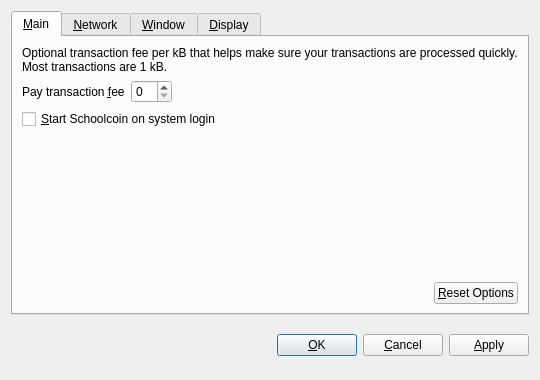
<?xml version="1.0" encoding="UTF-8"?>
<ui version="4.0">
 <class>OptionsDialog</class>
 <widget class="QDialog" name="OptionsDialog">
  <property name="geometry">
   <rect>
    <x>0</x>
    <y>0</y>
    <width>540</width>
    <height>380</height>
   </rect>
  </property>
  <property name="windowTitle">
   <string>Options</string>
  </property>
  <property name="modal">
   <bool>true</bool>
  </property>
  <layout class="QVBoxLayout" name="verticalLayout">
   <item>
    <widget class="QTabWidget" name="tabWidget">
     <property name="tabPosition">
      <enum>QTabWidget::North</enum>
     </property>
     <property name="currentIndex">
      <number>0</number>
     </property>
     <widget class="QWidget" name="tabMain">
      <attribute name="title">
       <string>&amp;Main</string>
      </attribute>
      <layout class="QVBoxLayout" name="verticalLayout_Main">
       <item>
        <widget class="QLabel" name="transactionFeeInfoLabel">
         <property name="text">
          <string>Optional transaction fee per kB that helps make sure your transactions are processed quickly. Most transactions are 1 kB.</string>
         </property>
         <property name="textFormat">
          <enum>Qt::PlainText</enum>
         </property>
         <property name="wordWrap">
          <bool>true</bool>
         </property>
        </widget>
       </item>
       <item>
        <layout class="QHBoxLayout" name="horizontalLayout_1_Main">
         <item>
          <widget class="QLabel" name="transactionFeeLabel">
           <property name="text">
            <string>Pay transaction &amp;fee</string>
           </property>
           <property name="textFormat">
            <enum>Qt::PlainText</enum>
           </property>
           <property name="buddy">
            <cstring>transactionFee</cstring>
           </property>
          </widget>
         </item>
         <item>
          <widget class="BitcoinAmountField" name="transactionFee"/>
         </item>
         <item>
          <spacer name="horizontalSpacer_1_Main">
           <property name="orientation">
            <enum>Qt::Horizontal</enum>
           </property>
           <property name="sizeHint" stdset="0">
            <size>
             <width>40</width>
             <height>20</height>
            </size>
           </property>
          </spacer>
         </item>
        </layout>
       </item>
       <item>
        <widget class="QCheckBox" name="bitcoinAtStartup">
         <property name="toolTip">
          <string>Automatically start Schoolcoin after logging in to the system.</string>
         </property>
         <property name="text">
          <string>&amp;Start Schoolcoin on system login</string>
         </property>
        </widget>
       </item>
       <item>
        <spacer name="verticalSpacer_Main">
         <property name="orientation">
          <enum>Qt::Vertical</enum>
         </property>
         <property name="sizeHint" stdset="0">
          <size>
           <width>20</width>
           <height>40</height>
          </size>
         </property>
        </spacer>
       </item>
       <item>
        <layout class="QHBoxLayout" name="horizontalLayout_2_Main">
         <item>
          <spacer name="horizontalSpacer_2_Main">
           <property name="orientation">
            <enum>Qt::Horizontal</enum>
           </property>
           <property name="sizeHint" stdset="0">
            <size>
             <width>40</width>
             <height>20</height>
            </size>
           </property>
          </spacer>
         </item>
         <item>
          <widget class="QPushButton" name="resetButton">
           <property name="toolTip">
            <string>Reset all client options to default.</string>
           </property>
           <property name="text">
            <string>&amp;Reset Options</string>
           </property>
           <property name="autoDefault">
            <bool>false</bool>
           </property>
          </widget>
         </item>
        </layout>
       </item>
      </layout>
     </widget>
     <widget class="QWidget" name="tabNetwork">
      <attribute name="title">
       <string>&amp;Network</string>
      </attribute>
      <layout class="QVBoxLayout" name="verticalLayout_Network">
       <item>
        <widget class="QCheckBox" name="mapPortUpnp">
         <property name="toolTip">
          <string>Automatically open the Schoolcoin client port on the router. This only works when your router supports UPnP and it is enabled.</string>
         </property>
         <property name="text">
          <string>Map port using &amp;UPnP</string>
         </property>
        </widget>
       </item>
       <item>
        <widget class="QCheckBox" name="connectSocks">
         <property name="toolTip">
          <string>Connect to the Schoolcoin network through a SOCKS proxy (e.g. when connecting through Tor).</string>
         </property>
         <property name="text">
          <string>&amp;Connect through SOCKS proxy:</string>
         </property>
        </widget>
       </item>
       <item>
        <layout class="QHBoxLayout" name="horizontalLayout_Network">
         <item>
          <widget class="QLabel" name="proxyIpLabel">
           <property name="text">
            <string>Proxy &amp;IP:</string>
           </property>
           <property name="textFormat">
            <enum>Qt::PlainText</enum>
           </property>
           <property name="buddy">
            <cstring>proxyIp</cstring>
           </property>
          </widget>
         </item>
         <item>
          <widget class="QValidatedLineEdit" name="proxyIp">
           <property name="maximumSize">
            <size>
             <width>140</width>
             <height>16777215</height>
            </size>
           </property>
           <property name="toolTip">
            <string>IP address of the proxy (e.g. 127.0.0.1)</string>
           </property>
          </widget>
         </item>
         <item>
          <widget class="QLabel" name="proxyPortLabel">
           <property name="text">
            <string>&amp;Port:</string>
           </property>
           <property name="textFormat">
            <enum>Qt::PlainText</enum>
           </property>
           <property name="buddy">
            <cstring>proxyPort</cstring>
           </property>
          </widget>
         </item>
         <item>
          <widget class="QLineEdit" name="proxyPort">
           <property name="maximumSize">
            <size>
             <width>55</width>
             <height>16777215</height>
            </size>
           </property>
           <property name="toolTip">
            <string>Port of the proxy (e.g. 9050)</string>
           </property>
          </widget>
         </item>
         <item>
          <widget class="QLabel" name="socksVersionLabel">
           <property name="text">
            <string>SOCKS &amp;Version:</string>
           </property>
           <property name="textFormat">
            <enum>Qt::PlainText</enum>
           </property>
           <property name="buddy">
            <cstring>socksVersion</cstring>
           </property>
          </widget>
         </item>
         <item>
          <widget class="QValueComboBox" name="socksVersion">
           <property name="toolTip">
            <string>SOCKS version of the proxy (e.g. 5)</string>
           </property>
          </widget>
         </item>
         <item>
          <spacer name="horizontalSpacer_Network">
           <property name="orientation">
            <enum>Qt::Horizontal</enum>
           </property>
           <property name="sizeHint" stdset="0">
            <size>
             <width>40</width>
             <height>20</height>
            </size>
           </property>
          </spacer>
         </item>
        </layout>
       </item>
       <item>
        <spacer name="verticalSpacer_Network">
         <property name="orientation">
          <enum>Qt::Vertical</enum>
         </property>
         <property name="sizeHint" stdset="0">
          <size>
           <width>20</width>
           <height>40</height>
          </size>
         </property>
        </spacer>
       </item>
      </layout>
     </widget>
     <widget class="QWidget" name="tabWindow">
      <attribute name="title">
       <string>&amp;Window</string>
      </attribute>
      <layout class="QVBoxLayout" name="verticalLayout_Window">
       <item>
        <widget class="QCheckBox" name="minimizeToTray">
         <property name="toolTip">
          <string>Show only a tray icon after minimizing the window.</string>
         </property>
         <property name="text">
          <string>&amp;Minimize to the tray instead of the taskbar</string>
         </property>
        </widget>
       </item>
       <item>
        <widget class="QCheckBox" name="minimizeOnClose">
         <property name="toolTip">
          <string>Minimize instead of exit the application when the window is closed. When this option is enabled, the application will be closed only after selecting Quit in the menu.</string>
         </property>
         <property name="text">
          <string>M&amp;inimize on close</string>
         </property>
        </widget>
       </item>
       <item>
        <spacer name="verticalSpacer_Window">
         <property name="orientation">
          <enum>Qt::Vertical</enum>
         </property>
         <property name="sizeHint" stdset="0">
          <size>
           <width>20</width>
           <height>40</height>
          </size>
         </property>
        </spacer>
       </item>
      </layout>
     </widget>
     <widget class="QWidget" name="tabDisplay">
      <attribute name="title">
       <string>&amp;Display</string>
      </attribute>
      <layout class="QVBoxLayout" name="verticalLayout_Display">
       <item>
        <layout class="QHBoxLayout" name="horizontalLayout_1_Display">
         <item>
          <widget class="QLabel" name="langLabel">
           <property name="text">
            <string>User Interface &amp;language:</string>
           </property>
           <property name="textFormat">
            <enum>Qt::PlainText</enum>
           </property>
           <property name="buddy">
            <cstring>lang</cstring>
           </property>
          </widget>
         </item>
         <item>
          <widget class="QValueComboBox" name="lang">
           <property name="toolTip">
            <string>The user interface language can be set here. This setting will take effect after restarting Schoolcoin.</string>
           </property>
          </widget>
         </item>
        </layout>
       </item>
       <item>
        <layout class="QHBoxLayout" name="horizontalLayout_2_Display">
         <item>
          <widget class="QLabel" name="unitLabel">
           <property name="text">
            <string>&amp;Unit to show amounts in:</string>
           </property>
           <property name="textFormat">
            <enum>Qt::PlainText</enum>
           </property>
           <property name="buddy">
            <cstring>unit</cstring>
           </property>
          </widget>
         </item>
         <item>
          <widget class="QValueComboBox" name="unit">
           <property name="toolTip">
            <string>Choose the default subdivision unit to show in the interface and when sending coins.</string>
           </property>
          </widget>
         </item>
        </layout>
       </item>
       <item>
        <widget class="QCheckBox" name="displayAddresses">
         <property name="toolTip">
          <string>Whether to show Schoolcoin addresses in the transaction list or not.</string>
         </property>
         <property name="text">
          <string>&amp;Display addresses in transaction list</string>
         </property>
        </widget>
       </item>
       <item>
        <spacer name="verticalSpacer_Display">
         <property name="orientation">
          <enum>Qt::Vertical</enum>
         </property>
         <property name="sizeHint" stdset="0">
          <size>
           <width>20</width>
           <height>40</height>
          </size>
         </property>
        </spacer>
       </item>
      </layout>
     </widget>
    </widget>
   </item>
   <item>
    <layout class="QHBoxLayout" name="horizontalLayout_Buttons">
     <item>
      <spacer name="horizontalSpacer_1">
       <property name="orientation">
        <enum>Qt::Horizontal</enum>
       </property>
       <property name="sizeHint" stdset="0">
        <size>
         <width>40</width>
         <height>48</height>
        </size>
       </property>
      </spacer>
     </item>
     <item>
      <widget class="QLabel" name="statusLabel">
       <property name="font">
        <font>
         <weight>75</weight>
         <bold>true</bold>
        </font>
       </property>
       <property name="text">
        <string/>
       </property>
       <property name="textFormat">
        <enum>Qt::PlainText</enum>
       </property>
       <property name="wordWrap">
        <bool>true</bool>
       </property>
      </widget>
     </item>
     <item>
      <spacer name="horizontalSpacer_2">
       <property name="orientation">
        <enum>Qt::Horizontal</enum>
       </property>
       <property name="sizeHint" stdset="0">
        <size>
         <width>40</width>
         <height>48</height>
        </size>
       </property>
      </spacer>
     </item>
     <item>
      <widget class="QPushButton" name="okButton">
       <property name="text">
        <string>&amp;OK</string>
       </property>
      </widget>
     </item>
     <item>
      <widget class="QPushButton" name="cancelButton">
       <property name="text">
        <string>&amp;Cancel</string>
       </property>
       <property name="autoDefault">
        <bool>false</bool>
       </property>
      </widget>
     </item>
     <item>
      <widget class="QPushButton" name="applyButton">
       <property name="text">
        <string>&amp;Apply</string>
       </property>
       <property name="autoDefault">
        <bool>false</bool>
       </property>
      </widget>
     </item>
    </layout>
   </item>
  </layout>
 </widget>
 <customwidgets>
  <customwidget>
   <class>BitcoinAmountField</class>
   <extends>QSpinBox</extends>
   <header>bitcoinamountfield.h</header>
  </customwidget>
  <customwidget>
   <class>QValueComboBox</class>
   <extends>QComboBox</extends>
   <header>qvaluecombobox.h</header>
  </customwidget>
  <customwidget>
   <class>QValidatedLineEdit</class>
   <extends>QLineEdit</extends>
   <header>qvalidatedlineedit.h</header>
  </customwidget>
 </customwidgets>
 <resources/>
 <connections/>
</ui>
